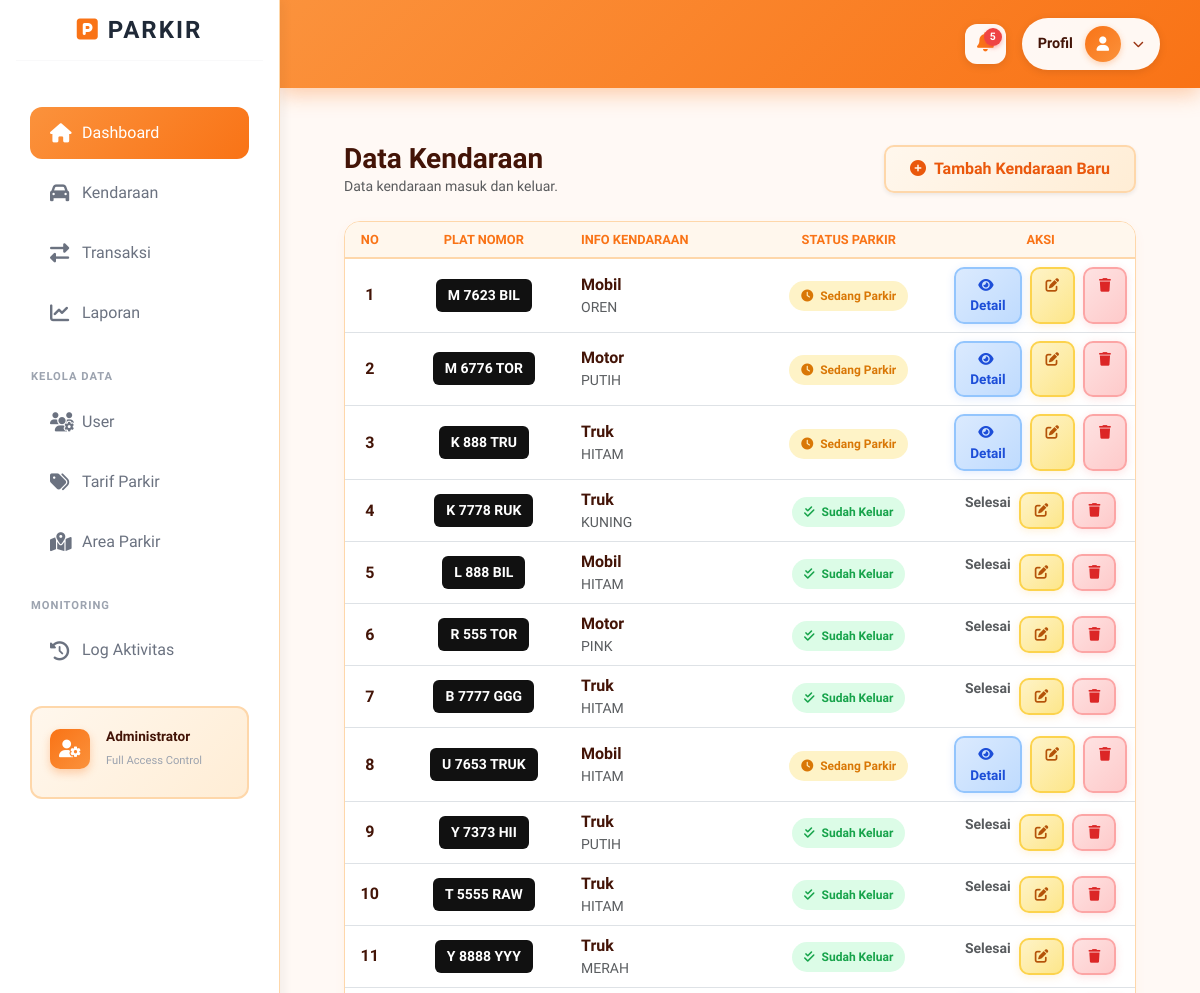
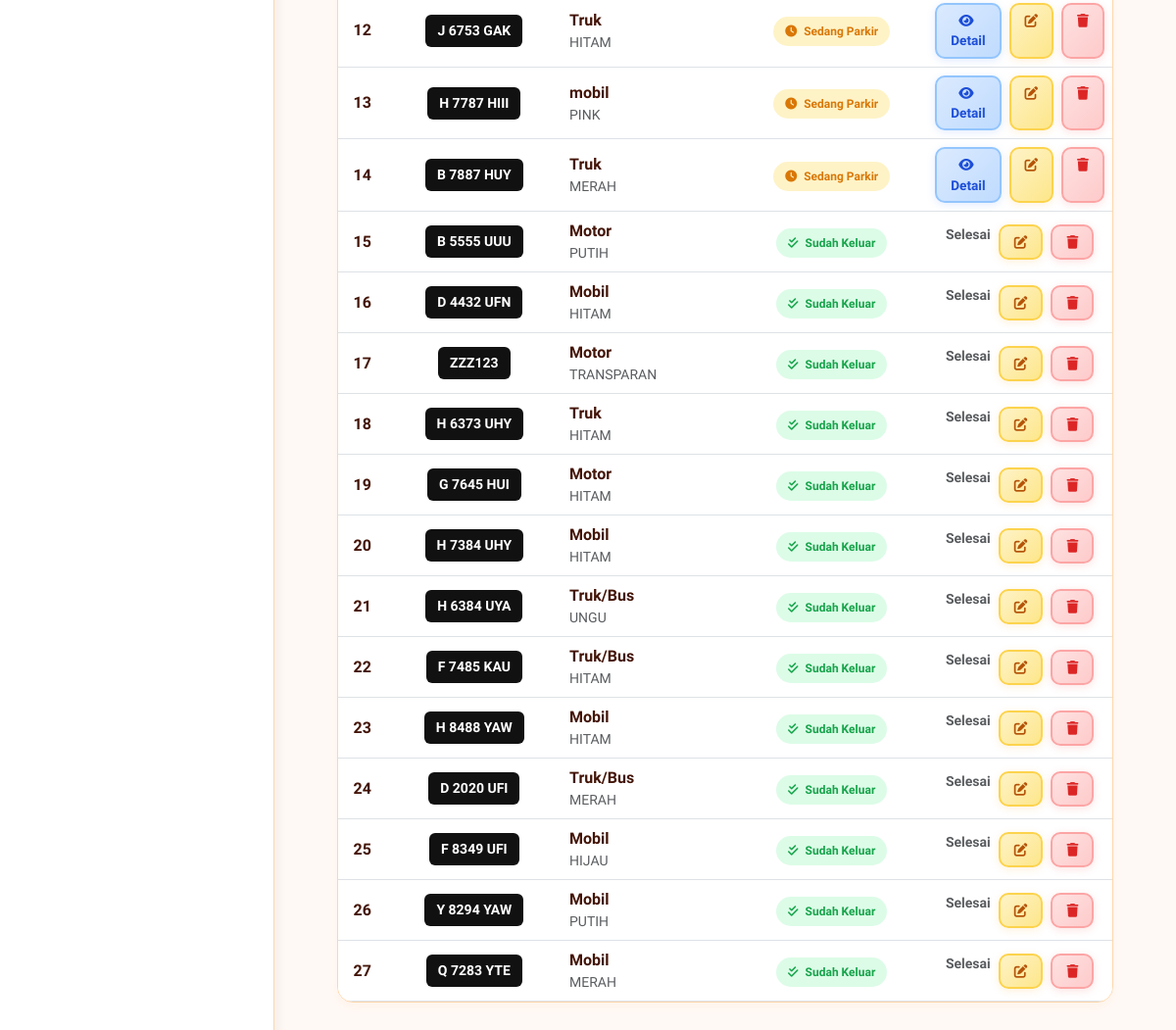
Page / (signed in) on the committed database (2 pictures, top to bottom).
### tables this page shows
CREATE TABLE `tb_kendaraan` (
  `id_kendaraan` int NOT NULL,
  `plat_nomor` varchar(20) NOT NULL,
  `jenis_kendaraan` varchar(50) NOT NULL,
  `warna` varchar(50) DEFAULT NULL,
  `pemilik` varchar(100) DEFAULT NULL,
  `id_user` int DEFAULT NULL
);

### controllers/KendaraanController.php (called while the page is built, shortened)
<?php
class KendaraanController {
    public function index(){
        $model = new KendaraanModel();
        $data = $model->all();
        include "views/kendaraan/list.php";
    }
}

### config/database.php (called while the page is built)
<?php
class Database {
    public static function connect() {
        $host     = "localhost";
        $dbname   = "db_parkir";
        $username = "root";
        $password = "";
        try {
            $pdo = new PDO("mysql:host=$host;dbname=$dbname;charset=utf8", $username, $password);
            $pdo->setAttribute(PDO::ATTR_ERRMODE, PDO::ERRMODE_EXCEPTION);
            $pdo->exec("SET time_zone = '+07:00'");
            return $pdo;
        } catch (PDOException $e) {
            die("Koneksi database gagal: " . $e->getMessage());
        }
    }
}

### models/KendaraanModel.php (called while the page is built, shortened)
<?php
class KendaraanModel {
    private $db;
    function __construct(){
        $this->db = Database::connect();
    }
    function all() {
        $sql = "SELECT k.*, t.status as status_terakhir
                FROM tb_kendaraan k
                LEFT JOIN (
                    SELECT t1.id_kendaraan, t1.status
                    FROM tb_transaksi t1
                    WHERE t1.waktu_masuk = (
                        SELECT MAX(waktu_masuk)
                        FROM tb_transaksi t2
                        WHERE t2.id_kendaraan = t1.id_kendaraan
                    )
                ) t ON k.id_kendaraan = t.id_kendaraan
                ORDER BY k.id_kendaraan DESC";
        return $this->db->query($sql)->fetchAll(PDO::FETCH_ASSOC);
    }
}

### views/kendaraan/list.php (the view, shortened to what this page needs)
<?php include "views/layout/header.php"; ?>
<link rel="stylesheet" href="assets/css/halaman.css">
<div class="container-fluid py-4 px-4">
    <div class="d-flex justify-content-between align-items-center mb-4">
        <div>
            <h3 class="fw-bold mb-0" style="color: var(--text-main);">Data Kendaraan</h3>
            <p class="text-muted small mb-0">Data kendaraan masuk dan keluar.</p>
        </div>
        <?php if($_SESSION['user']['role'] == 'admin'): ?>
        <a href="index.php?c=Kendaraan&m=create" class="btn btn-orange shadow-sm px-4">
            <i class="fas fa-plus-circle me-2"></i>Tambah Kendaraan Baru
        </a>
        <?php endif; ?>
    </div>
    <div class="card card-custom overflow-hidden">
        <div class="table-responsive">
            <table class="table table-hover align-middle mb-0">
                <thead>
                    <tr>
                        <th class="text-center">No</th>
                        <th class="text-center">Plat Nomor</th>
                        <th class="text-start">Info Kendaraan</th>
                        <th class="text-center">Status Parkir</th>
                        <?php if($_SESSION['user']['role'] == 'admin'): ?>
                            <th width="15%" class="text-center">Aksi</th>
                        <?php endif; ?>
                    </tr>
                </thead>
                <tbody>
                    <?php if (!empty($data)): ?>
                        <?php $no = 1; foreach($data as $d): ?>
                            <tr>
                                <td class="text-center fw-bold" style="color: var(--text-main);"><?= $no++ ?></td>
                                <td class="text-center align-middle">
                                    <span class="plat-nomor">
                                        <?= strtoupper(htmlspecialchars($d['plat_nomor'])) ?>
                                    </span>
                                </td>
                                <td class="text-start">
                                    <div class="d-flex flex-column">
                                        <span class="fw-bold" style="color: var(--text-main);"><?= htmlspecialchars($d['jenis_kendaraan']) ?></span>
                                        <small class="text-muted text-uppercase"><?= htmlspecialchars($d['warna']) ?></small>
                                    </div>
                                </td>
                                <td class="text-center">
                                    <?php
                                    $status = $d['status_terakhir'] ?? '';
                                    if ($status == 'masuk'): ?>
                                        <span class="badge-parkir status-proses">
                                            <i class="fas fa-clock me-1"></i> Sedang Parkir
                                        </span>
                                    <?php elseif ($status == 'keluar'): ?>
                                        <span class="badge-parkir status-selesai">
                                            <i class="fas fa-check-double me-1"></i> Sudah Keluar
                                        </span>
                                    <?php else: ?>
                                        <span class="badge-parkir" style="background: #f1f5f9; color: #64748b; border: 1px solid #e2e8f0;">
                                            <i class="fas fa-check-circle me-1"></i> Tersedia
                                        </span>
                                    <?php endif; ?>
                                </td>
                                <?php if($_SESSION['user']['role'] == 'admin'): ?>
                                <td class="text-center">
                                    <div class="d-flex justify-content-center gap-2">
                                            <?php if (empty($status)): ?>
                                                <a href="index.php?c=Transaksi&m=masuk&id=<?= $d['id_kendaraan'] ?>"
                                                   class="btn btn-masuk-soft btn-sm">
                                                    <i class="fas fa-sign-in-alt me-1"></i> Masuk
                                                </a>
                                            <?php elseif ($status == 'masuk'): ?>
                                                <a href="index.php?c=Transaksi&m=index"
                                                   class="btn btn-detail-soft btn-sm">
                                                    <i class="fas fa-eye me-1"></i> Detail
                                                </a>
                                            <?php else: ?>
                                                <span class="text-muted small fw-bold">Selesai</span>
                                            <?php endif; ?>
                                            <a href="index.php?c=Kendaraan&m=edit&id=<?= $d['id_kendaraan'] ?>"
                                               class="btn btn-edit-soft btn-sm">
                                                <i class="fas fa-edit"></i>
                                            </a>
                                            <a href="index.php?c=Kendaraan&m=delete&id=<?= $d['id_kendaraan'] ?>"
                                               onclick="return confirm('Yakin hapus kendaraan ini?')"
                                               class="btn btn-delete-soft btn-sm">
                                                <i class="fas fa-trash"></i>
                                            </a>
                                        </div>
                                    <?php endif; ?>
                                </td>
                            </tr>
                        <?php endforeach; ?>
                    <?php else: ?>
                        <tr>
                            <td colspan="<?= ($_SESSION['user']['role'] == 'admin') ? '5' : '4' ?>" class="text-center py-5 text-muted">Belum ada data kendaraan terdaftar.</td>
                        </tr>
                    <?php endif; ?>
                </tbody>
            </table>
        </div>
    </div>
</div>
<?php include "views/layout/footer.php"; ?>

### assets/css/halaman.css (style rules this page uses)
:root { --sidebar-width: 280px; --bg-body: #fff9f5; --bg-sidebar: #ffffff; --accent-color: #f97316; --accent-light: #fff7ed; --text-main: #431407; --text-muted: #9a3412; --border-color: #fed7aa; }
body { font-family: 'Plus Jakarta Sans', sans-serif; background-color: var(--bg-body) !important; color: var(--text-main); }
.card-custom { background: #fff !important; border: 1px solid var(--border-color) !important; border-radius: 16px !important; box-shadow: 0 4px 12px rgba(249, 115, 22, 0.05); position: relative; z-index: 1; }
.table { position: relative; z-index: 1; }
.table thead th { background-color: var(--accent-light) !important; color: var(--accent-color) !important; border-bottom: 2px solid var(--border-color) !important; text-transform: uppercase; font-size: 0.8rem; position: relative; z-index: 1; }
.table tbody td { color: var(--text-main) !important; font-weight: 500; }
.table tbody td:first-child { font-weight: 700; }
.plat-nomor { background: #111; color: #fff; padding: 6px 12px; border-radius: 6px; font-weight: 600; font-size: 14px; display: inline-block; letter-spacing: normal; white-space: nowrap; }
.badge-parkir { padding: 8px 12px; border-radius: 50px; font-size: 0.75rem; font-weight: 700; }
.status-proses { background: #fef3c7; color: #d97706; }
.status-selesai { background: #dcfce7; color: #16a34a; }
.btn-orange { background: linear-gradient(135deg, #fff7ed, #ffedd5) !important; color: #ea580c !important; border: 2px solid #fed7aa !important; border-radius: 10px; border: none; padding: 10px 20px; font-weight: 600; transition: all 0.3s ease; box-shadow: 0 4px 12px rgba(249, 115, 22, 0.3); }
.btn-sm { padding: 6px 14px !important; font-size: 0.85rem !important; border-radius: 8px !important; }
#content, .container-fluid { background-color: #fff9f5 !important; }
.card { background: white !important; }
.card, .table-responsive, table, tbody, thead { position: relative !important; z-index: 1 !important; }

### views/layout/header.php (style rules this page uses)
body { font-family: 'Plus Jakarta Sans', sans-serif; margin: 0; }
.container-fluid { padding: 0 40px 40px 40px; }
.container-fluid { position: relative !important; z-index: 1 !important; }
.card, .card-custom, .table-responsive, table { position: relative !important; z-index: 1 !important; }

### views/kendaraan/list.php (style rules this page uses)
.card, .table-responsive { position: relative !important; z-index: 1 !important; }
.btn-detail-soft { background: linear-gradient(135deg, #dbeafe, #bfdbfe) !important; color: #1d4ed8 !important; border: 2px solid #93c5fd !important; border-radius: 10px !important; padding: 6px 14px !important; font-weight: 600 !important; transition: all 0.3s ease !important; box-shadow: 0 2px 8px rgba(59, 130, 246, 0.15) !important; }
.btn-edit-soft { background: linear-gradient(135deg, #fef3c7, #fde68a) !important; color: #b45309 !important; border: 2px solid #fcd34d !important; border-radius: 10px !important; padding: 6px 14px !important; font-weight: 600 !important; transition: all 0.3s ease !important; box-shadow: 0 2px 8px rgba(245, 158, 11, 0.15) !important; }
.btn-delete-soft { background: linear-gradient(135deg, #fee2e2, #fecaca) !important; color: #dc2626 !important; border: 2px solid #fca5a5 !important; border-radius: 10px !important; padding: 6px 14px !important; font-weight: 600 !important; transition: all 0.3s ease !important; box-shadow: 0 2px 8px rgba(239, 68, 68, 0.15) !important; }

### rows in the picture
tb_kendaraan: plat_nomor "M 7623 BIL", jenis_kendaraan "Mobil", warna "OREN", shows "Sedang Parkir", shows "Detail"
tb_kendaraan: plat_nomor "M 6776 TOR", jenis_kendaraan "Motor", warna "PUTIH", shows "Sedang Parkir", shows "Detail"
tb_kendaraan: plat_nomor "K 888 TRU", jenis_kendaraan "Truk", warna "HITAM", shows "Sedang Parkir", shows "Detail"
tb_kendaraan: plat_nomor "K 7778 RUK", jenis_kendaraan "Truk", warna "KUNING", shows "Sudah Keluar", shows "Selesai"
tb_kendaraan: plat_nomor "L 888 BIL", jenis_kendaraan "Mobil", warna "HITAM", shows "Sudah Keluar", shows "Selesai"
tb_kendaraan: plat_nomor "R 555 TOR", jenis_kendaraan "Motor", warna "PINK", shows "Sudah Keluar", shows "Selesai"
tb_kendaraan: plat_nomor "B 7777 GGG", jenis_kendaraan "Truk", warna "HITAM", shows "Sudah Keluar", shows "Selesai"
tb_kendaraan: plat_nomor "U 7653 TRUK", jenis_kendaraan "Mobil", warna "HITAM", shows "Sedang Parkir", shows "Detail"
tb_kendaraan: plat_nomor "Y 7373 HII", jenis_kendaraan "Truk", warna "PUTIH", shows "Sudah Keluar", shows "Selesai"
tb_kendaraan: plat_nomor "T 5555 RAW", jenis_kendaraan "Truk", warna "HITAM", shows "Sudah Keluar", shows "Selesai"
tb_kendaraan: plat_nomor "Y 8888 YYY", jenis_kendaraan "Truk", warna "MERAH", shows "Sudah Keluar", shows "Selesai"
tb_kendaraan: plat_nomor "J 6753 GAK", jenis_kendaraan "Truk", warna "HITAM", shows "Sedang Parkir", shows "Detail"
tb_kendaraan: plat_nomor "H 7787 HIII", jenis_kendaraan "mobil", warna "PINK", shows "Sedang Parkir", shows "Detail"
tb_kendaraan: plat_nomor "B 7887 HUY", jenis_kendaraan "Truk", warna "MERAH", shows "Sedang Parkir", shows "Detail"
tb_kendaraan: plat_nomor "B 5555 UUU", jenis_kendaraan "Motor", warna "PUTIH", shows "Sudah Keluar", shows "Selesai"
tb_kendaraan: plat_nomor "D 4432 UFN", jenis_kendaraan "Mobil", warna "HITAM", shows "Sudah Keluar", shows "Selesai"
tb_kendaraan: plat_nomor "ZZZ123", jenis_kendaraan "Motor", warna "TRANSPARAN", shows "Sudah Keluar", shows "Selesai"
tb_kendaraan: plat_nomor "H 6373 UHY", jenis_kendaraan "Truk", warna "HITAM", shows "Sudah Keluar", shows "Selesai"
tb_kendaraan: plat_nomor "G 7645 HUI", jenis_kendaraan "Motor", warna "HITAM", shows "Sudah Keluar", shows "Selesai"
tb_kendaraan: plat_nomor "H 7384 UHY", jenis_kendaraan "Mobil", warna "HITAM", shows "Sudah Keluar", shows "Selesai"
tb_kendaraan: plat_nomor "H 6384 UYA", jenis_kendaraan "Truk/Bus", warna "UNGU", shows "Sudah Keluar", shows "Selesai"
tb_kendaraan: plat_nomor "F 7485 KAU", jenis_kendaraan "Truk/Bus", warna "HITAM", shows "Sudah Keluar", shows "Selesai"
tb_kendaraan: plat_nomor "H 8488 YAW", jenis_kendaraan "Mobil", warna "HITAM", shows "Sudah Keluar", shows "Selesai"
tb_kendaraan: plat_nomor "D 2020 UFI", jenis_kendaraan "Truk/Bus", warna "MERAH", shows "Sudah Keluar", shows "Selesai"
tb_kendaraan: plat_nomor "F 8349 UFI", jenis_kendaraan "Mobil", warna "HIJAU", shows "Sudah Keluar", shows "Selesai"
tb_kendaraan: plat_nomor "Y 8294 YAW", jenis_kendaraan "Mobil", warna "PUTIH", shows "Sudah Keluar", shows "Selesai"
tb_kendaraan: plat_nomor "Q 7283 YTE", jenis_kendaraan "Mobil", warna "MERAH", shows "Sudah Keluar", shows "Selesai"

### other values in the picture
$jumlah_keluar "5"
